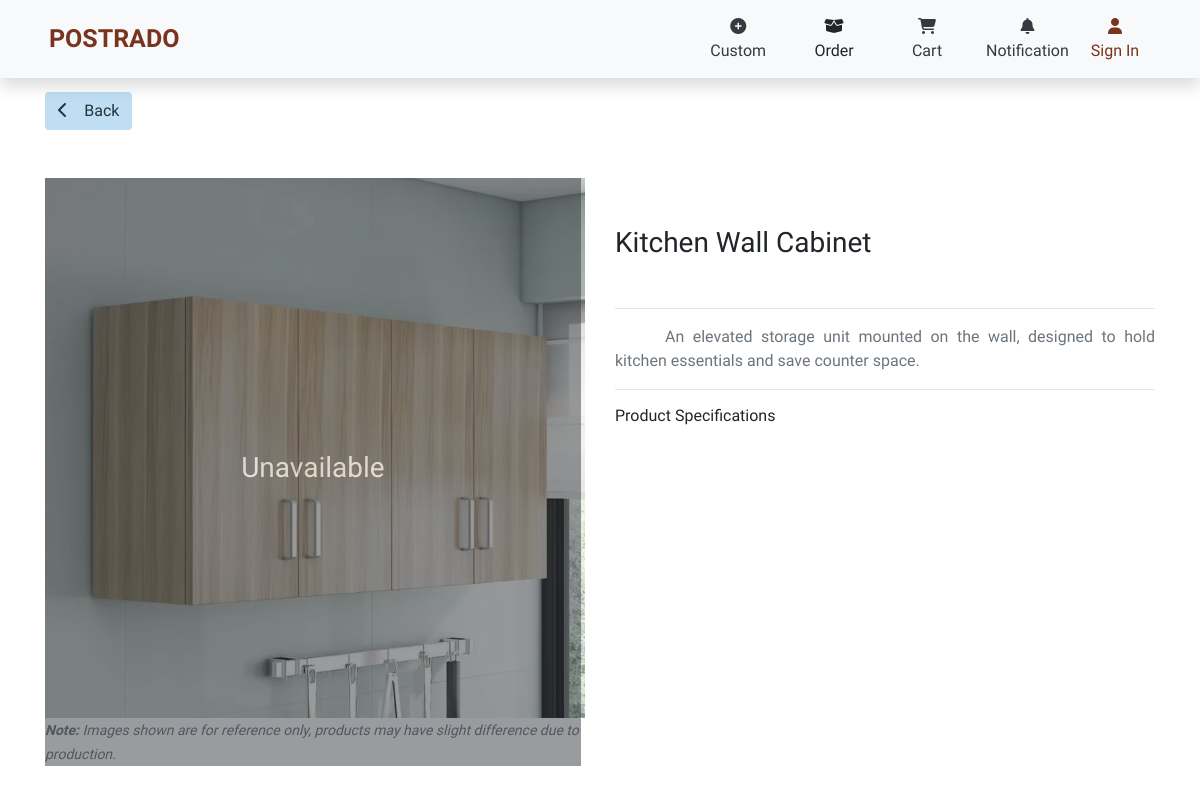
/ctr-productView.php?p=5, run on the app's committed database.
### tables this page shows
CREATE TABLE `products` (
  `id` int(11) NOT NULL,
  `product_name` varchar(255) NOT NULL,
  `category` int(11) NOT NULL,
  `description` varchar(255) DEFAULT NULL,
  `sale` int(11) DEFAULT NULL,
  `status` tinyint(4) NOT NULL DEFAULT 1,
  `production_duration` int(11) DEFAULT NULL,
  `archived` tinyint(11) NOT NULL DEFAULT 0,
  `date_created` datetime NOT NULL,
  `date_archived` datetime DEFAULT NULL,
  `added_by` int(11) NOT NULL
);

### ctr-productView.php (the view, shortened to what this page needs)
<?php
    require('./functions/userValidate.php');
    $productId = '0';
    if(isset($_GET["p"])){
        $productId = $_GET["p"];
    }
    $product = $conn->query("
        SELECT p.*, c.category_name
        FROM products p
            INNER JOIN category c ON p.category = c.id
        WHERE p.id = '$productId'
    ")->fetch_assoc();
?>
<!DOCTYPE html>
<html lang="en">
<head>
    <link rel="stylesheet" href="https://cdn.jsdelivr.net/npm/bootstrap@4.6.2/dist/css/bootstrap.min.css">
    <link rel="stylesheet" href="./css/animations.css?t=<?=time()?>">
    <link rel="stylesheet" href="./css/styles.css?t=<?=time()?>">
    <link rel="stylesheet" href="./css/ctr/ctr-navbar.css?t=<?=time()?>">
    <link rel="stylesheet" href="./css/ctr/ctr-productView.css?t=<?=time()?>">
</head>
<body>
    <?php
        include('./layouts/ctr/ctr-navbar.php');
    ?>
    <div class="py-3" id="main-div">
        <div class="container py-3 mb-5">
            <?php
                if(isset($product["id"])){
            ?>
            <button class="btn btn-blue" onclick="history.back()">
                <i class="fa-solid fa-chevron-left"></i>&emsp;Back
            </button>
            <div class="row mt-5">
                <div class="col col-12 col-lg-6" style="position: relative;">
                    <?=$product["status"] == 0 ? '
                        <div class="bg-dark d-flex align-items-center" style="width: 94%; height: 100%; opacity: 0.5; position: absolute;">
                            <h3 class="text-white text-medium text-center w-100" style="opacity: 1">Unavailable</h3>
                        </div>
                    ' : ''?>
                    <img id="productImg" class="" src="./img/products/<?=$product["id"]?>.png?t=<?=time()?>" alt="" style="width: 100%">
                    <small class="text-muted font-italic"><b>Note:</b> Images shown are for reference only, products may have slight difference due to production.</small>
                </div>
                <div class="col col-12 col-lg-6 pt-5" style="position: relative">
                    <div class="productDetailsDiv">
                        <h3 id="productName" class="text-medium"><?=$product["product_name"]?></h3>
                    </div>
                    <hr>
                    <p id="description" class="text-secondary"><?=$product["description"]?></p>
                    <hr>
                    <div id="productSpecsDiv">
                        <h6 class="text-medium">Product Specifications</h6>
                    </div>
                </div>
            </div>
            <?php } ?>
        </div>
    </div>
</body>
</html>

### css/styles.css (style rules this page uses)
:root { --brown: #79341e; --lbrown: #f0ead2; --lblue: #bfdef3; --dblue: #22333b; --fnt: "Work Sans", sans-serif; }
*, .text-regular { font-family: var(--fnt); font-optical-sizing: auto; font-weight: 400; font-variation-settings: "wdth" 100; }
.text-medium { font-family: var(--fnt); font-optical-sizing: auto; font-weight: 500; font-variation-settings: "wdth" 100; }
h1, h2, h3, h4, h5, h6, b, .text-bold { font-family: var(--fnt); font-optical-sizing: auto; font-weight: 700; font-variation-settings: "wdth" 100; }
.btn-blue { background-color: var(--lblue); color: var(--dblue); }
#main-div { animation: transitionIn-Y-bottom 0.5s; }

### css/ctr/ctr-productView.css (style rules this page uses)
#description { text-indent: 50px; text-align: justify; }

### data on the page
products: product_name "Kitchen Wall Cabinet", description "An elevated storage unit mounted on the wall, designed to hold kitchen essentials and save counter space."
